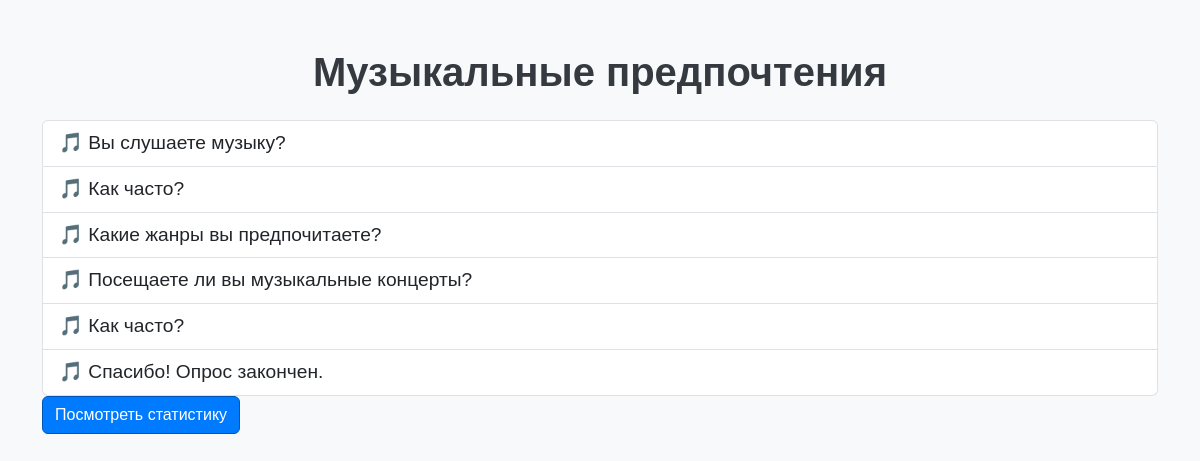
The page / on the database its author committed.
### survey/models.py (models this page shows, shortened)
class Question(models.Model):
    text = models.CharField(max_length=200)

### survey/views.py (the view)
# urls.py: path('', views.index, name='index'),
def index(request):
    questions = Question.objects.all()
    return render(request, 'survey/index.html', {'questions': questions})

### survey/templates/survey/index.html
{% extends 'survey/base.html' %}
{% block content %}
<h1 class="text-center mb-4">Музыкальные предпочтения</h1>
<div class="list-group">
    {% for question in questions %}
        <a href="{{ question.id }}/" class="list-group-item list-group-item-action">
            🎵 {{ question.text }}
        </a>
    {% endfor %}
</div>
<a href="/stats" class="btn btn-primary mb-4">Посмотреть статистику</a>
{% endblock %}

### survey/templates/survey/css/style.css (style rules this page uses)
body { background-color: #f8f9fa; font-family: 'Arial', sans-serif; }
h1 { color: #343a40; font-weight: bold; }
.list-group-item { font-size: 1.2rem; font-weight: 500; transition: transform 0.2s ease; }
.btn-primary { background-color: #007bff; border-color: #0056b3; }

### rows shown on the page
Question: text "Вы слушаете музыку?"
Question: text "Как часто?"
Question: text "Какие жанры вы предпочитаете?"
Question: text "Посещаете ли вы музыкальные концерты?"
Question: text "Как часто?"
Question: text "Спасибо! Опрос закончен."
